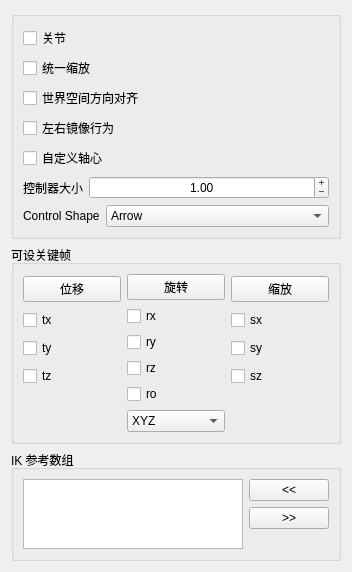
<?xml version="1.0" encoding="UTF-8"?>
<ui version="4.0">
 <class>Form</class>
 <widget class="QWidget" name="Form">
  <property name="geometry">
   <rect>
    <x>0</x>
    <y>0</y>
    <width>352</width>
    <height>505</height>
   </rect>
  </property>
  <property name="windowTitle">
   <string>表单</string>
  </property>
  <layout class="QGridLayout" name="gridLayout">
   <item row="0" column="0">
    <widget class="QGroupBox" name="groupBox">
     <property name="title">
      <string/>
     </property>
     <layout class="QGridLayout" name="gridLayout_2">
      <item row="0" column="0">
       <layout class="QVBoxLayout" name="verticalLayout_4">
        <item>
         <widget class="QCheckBox" name="joint_checkBox">
          <property name="text">
           <string>关节</string>
          </property>
         </widget>
        </item>
        <item>
         <widget class="QCheckBox" name="uniScale_checkBox">
          <property name="text">
           <string>统一缩放</string>
          </property>
         </widget>
        </item>
        <item>
         <widget class="QCheckBox" name="neutralRotation_checkBox">
          <property name="toolTip">
           <string>&lt;html&gt;&lt;head/&gt;&lt;body&gt;&lt;p&gt;如果激活，控制器将与世界空间对齐&lt;/p&gt;&lt;/body&gt;&lt;/html&gt;</string>
          </property>
          <property name="text">
           <string>世界空间方向对齐</string>
          </property>
         </widget>
        </item>
        <item>
         <widget class="QCheckBox" name="mirrorBehaviour_checkBox">
          <property name="toolTip">
           <string>&lt;html&gt;&lt;head/&gt;&lt;body&gt;&lt;p&gt;如果激活，控制器将在左侧和右侧具有对称行为。&lt;/p&gt;&lt;p&gt;&lt;br/&gt;&lt;/p&gt;&lt;p&gt;警告：Maya 2018 和 2018.1 中有一个 bug 会导致行为不正确，因为此选项会取反某个轴。其他 Maya 版本应该正常。&lt;/p&gt;&lt;/body&gt;&lt;/html&gt;</string>
          </property>
          <property name="text">
           <string>左右镜像行为</string>
          </property>
         </widget>
        </item>
        <item>
         <widget class="QCheckBox" name="customPivot_checkBox">
          <property name="text">
           <string>自定义轴心</string>
          </property>
         </widget>
        </item>
        <item>
         <layout class="QHBoxLayout" name="horizontalLayout_3">
          <item>
           <widget class="QLabel" name="ctlSize_label">
            <property name="text">
             <string>控制器大小</string>
            </property>
           </widget>
          </item>
          <item>
           <widget class="QDoubleSpinBox" name="ctlSize_doubleSpinBox">
            <property name="sizePolicy">
             <sizepolicy hsizetype="Expanding" vsizetype="Fixed">
              <horstretch>0</horstretch>
              <verstretch>0</verstretch>
             </sizepolicy>
            </property>
            <property name="wrapping">
             <bool>false</bool>
            </property>
            <property name="alignment">
             <set>Qt::AlignCenter</set>
            </property>
            <property name="buttonSymbols">
             <enum>QAbstractSpinBox::PlusMinus</enum>
            </property>
            <property name="minimum">
             <double>0.010000000000000</double>
            </property>
            <property name="maximum">
             <double>20000.000000000000000</double>
            </property>
            <property name="value">
             <double>1.000000000000000</double>
            </property>
           </widget>
          </item>
         </layout>
        </item>
        <item>
         <layout class="QHBoxLayout" name="horizontalLayout_2">
          <item>
           <widget class="QLabel" name="controlShape_label">
            <property name="text">
             <string notr="true">Control Shape</string>
            </property>
           </widget>
          </item>
          <item>
           <widget class="QComboBox" name="controlShape_comboBox">
            <property name="sizePolicy">
             <sizepolicy hsizetype="Expanding" vsizetype="Fixed">
              <horstretch>0</horstretch>
              <verstretch>0</verstretch>
             </sizepolicy>
            </property>
            <item>
             <property name="text">
              <string>Arrow</string>
             </property>
            </item>
            <item>
             <property name="text">
              <string>圆形</string>
             </property>
            </item>
            <item>
             <property name="text">
              <string>Compas</string>
             </property>
            </item>
            <item>
             <property name="text">
              <string>Cross</string>
             </property>
            </item>
            <item>
             <property name="text">
              <string>Crossarrow</string>
             </property>
            </item>
            <item>
             <property name="text">
              <string>立方体</string>
             </property>
            </item>
            <item>
             <property name="text">
              <string>Cubewithpeak</string>
             </property>
            </item>
            <item>
             <property name="text">
              <string>Cylinder</string>
             </property>
            </item>
            <item>
             <property name="text">
              <string>Diamond</string>
             </property>
            </item>
            <item>
             <property name="text">
              <string>Flower</string>
             </property>
            </item>
            <item>
             <property name="text">
              <string>Null</string>
             </property>
            </item>
            <item>
             <property name="text">
              <string>Pyramid</string>
             </property>
            </item>
            <item>
             <property name="text">
              <string>球体</string>
             </property>
            </item>
            <item>
             <property name="text">
              <string>方形</string>
             </property>
            </item>
           </widget>
          </item>
         </layout>
        </item>
       </layout>
      </item>
     </layout>
    </widget>
   </item>
   <item row="1" column="0">
    <widget class="QGroupBox" name="keyable_groupBox">
     <property name="title">
      <string>可设关键帧</string>
     </property>
     <layout class="QGridLayout" name="gridLayout_4">
      <item row="0" column="0">
       <layout class="QHBoxLayout" name="horizontalLayout">
        <item>
         <layout class="QVBoxLayout" name="verticalLayout">
          <property name="sizeConstraint">
           <enum>QLayout::SetMinimumSize</enum>
          </property>
          <item>
           <widget class="QPushButton" name="translate_pushButton">
            <property name="text">
             <string>位移</string>
            </property>
           </widget>
          </item>
          <item>
           <widget class="QCheckBox" name="tx_checkBox">
            <property name="text">
             <string>tx</string>
            </property>
           </widget>
          </item>
          <item>
           <widget class="QCheckBox" name="ty_checkBox">
            <property name="text">
             <string>ty</string>
            </property>
           </widget>
          </item>
          <item>
           <widget class="QCheckBox" name="tz_checkBox">
            <property name="text">
             <string>tz</string>
            </property>
           </widget>
          </item>
          <item>
           <spacer name="verticalSpacer_2">
            <property name="orientation">
             <enum>Qt::Vertical</enum>
            </property>
            <property name="sizeType">
             <enum>QSizePolicy::Minimum</enum>
            </property>
            <property name="sizeHint" stdset="0">
             <size>
              <width>20</width>
              <height>40</height>
             </size>
            </property>
           </spacer>
          </item>
         </layout>
        </item>
        <item>
         <layout class="QVBoxLayout" name="verticalLayout_2">
          <property name="sizeConstraint">
           <enum>QLayout::SetMinimumSize</enum>
          </property>
          <item>
           <widget class="QPushButton" name="rotate_pushButton">
            <property name="text">
             <string>旋转</string>
            </property>
           </widget>
          </item>
          <item>
           <widget class="QCheckBox" name="rx_checkBox">
            <property name="text">
             <string>rx</string>
            </property>
           </widget>
          </item>
          <item>
           <widget class="QCheckBox" name="ry_checkBox">
            <property name="text">
             <string>ry</string>
            </property>
           </widget>
          </item>
          <item>
           <widget class="QCheckBox" name="rz_checkBox">
            <property name="text">
             <string>rz</string>
            </property>
           </widget>
          </item>
          <item>
           <widget class="QCheckBox" name="ro_checkBox">
            <property name="text">
             <string>ro</string>
            </property>
           </widget>
          </item>
          <item>
           <widget class="QComboBox" name="ro_comboBox">
            <item>
             <property name="text">
              <string>XYZ</string>
             </property>
            </item>
            <item>
             <property name="text">
              <string>YZX</string>
             </property>
            </item>
            <item>
             <property name="text">
              <string>ZXY</string>
             </property>
            </item>
            <item>
             <property name="text">
              <string>XZY</string>
             </property>
            </item>
            <item>
             <property name="text">
              <string>YXZ</string>
             </property>
            </item>
            <item>
             <property name="text">
              <string>ZYX</string>
             </property>
            </item>
           </widget>
          </item>
         </layout>
        </item>
        <item>
         <layout class="QVBoxLayout" name="verticalLayout_3">
          <item>
           <widget class="QPushButton" name="scale_pushButton">
            <property name="text">
             <string>缩放</string>
            </property>
           </widget>
          </item>
          <item>
           <widget class="QCheckBox" name="sx_checkBox">
            <property name="text">
             <string>sx</string>
            </property>
           </widget>
          </item>
          <item>
           <widget class="QCheckBox" name="sy_checkBox">
            <property name="text">
             <string>sy</string>
            </property>
           </widget>
          </item>
          <item>
           <widget class="QCheckBox" name="sz_checkBox">
            <property name="text">
             <string>sz</string>
            </property>
           </widget>
          </item>
          <item>
           <spacer name="verticalSpacer">
            <property name="orientation">
             <enum>Qt::Vertical</enum>
            </property>
            <property name="sizeType">
             <enum>QSizePolicy::Minimum</enum>
            </property>
            <property name="sizeHint" stdset="0">
             <size>
              <width>20</width>
              <height>40</height>
             </size>
            </property>
           </spacer>
          </item>
         </layout>
        </item>
       </layout>
      </item>
     </layout>
    </widget>
   </item>
   <item row="2" column="0">
    <widget class="QGroupBox" name="ikRefArray_groupBox">
     <property name="title">
      <string>IK 参考数组</string>
     </property>
     <layout class="QGridLayout" name="gridLayout_3">
      <item row="0" column="0">
       <layout class="QHBoxLayout" name="ikRefArray_horizontalLayout">
        <item>
         <layout class="QVBoxLayout" name="ikRefArray_verticalLayout_1">
          <item>
           <widget class="QListWidget" name="ikRefArray_listWidget">
            <property name="dragDropOverwriteMode">
             <bool>true</bool>
            </property>
            <property name="dragDropMode">
             <enum>QAbstractItemView::InternalMove</enum>
            </property>
            <property name="defaultDropAction">
             <enum>Qt::MoveAction</enum>
            </property>
            <property name="alternatingRowColors">
             <bool>true</bool>
            </property>
            <property name="selectionMode">
             <enum>QAbstractItemView::ExtendedSelection</enum>
            </property>
            <property name="selectionRectVisible">
             <bool>false</bool>
            </property>
           </widget>
          </item>
         </layout>
        </item>
        <item>
         <layout class="QVBoxLayout" name="ikRefArray_verticalLayout_2">
          <item>
           <widget class="QPushButton" name="ikRefArrayAdd_pushButton">
            <property name="text">
             <string>&lt;&lt;</string>
            </property>
           </widget>
          </item>
          <item>
           <widget class="QPushButton" name="ikRefArrayRemove_pushButton">
            <property name="text">
             <string>&gt;&gt;</string>
            </property>
           </widget>
          </item>
          <item>
           <spacer name="ikRefArray_verticalSpacer">
            <property name="orientation">
             <enum>Qt::Vertical</enum>
            </property>
            <property name="sizeHint" stdset="0">
             <size>
              <width>20</width>
              <height>40</height>
             </size>
            </property>
           </spacer>
          </item>
         </layout>
        </item>
       </layout>
      </item>
     </layout>
    </widget>
   </item>
  </layout>
 </widget>
 <resources/>
 <connections>
  <connection>
   <sender>translate_pushButton</sender>
   <signal>clicked()</signal>
   <receiver>tx_checkBox</receiver>
   <slot>toggle()</slot>
   <hints>
    <hint type="sourcelabel">
     <x>120</x>
     <y>210</y>
    </hint>
    <hint type="destinationlabel">
     <x>31</x>
     <y>232</y>
    </hint>
   </hints>
  </connection>
  <connection>
   <sender>translate_pushButton</sender>
   <signal>clicked()</signal>
   <receiver>ty_checkBox</receiver>
   <slot>toggle()</slot>
   <hints>
    <hint type="sourcelabel">
     <x>139</x>
     <y>212</y>
    </hint>
    <hint type="destinationlabel">
     <x>68</x>
     <y>258</y>
    </hint>
   </hints>
  </connection>
  <connection>
   <sender>translate_pushButton</sender>
   <signal>clicked()</signal>
   <receiver>tz_checkBox</receiver>
   <slot>toggle()</slot>
   <hints>
    <hint type="sourcelabel">
     <x>176</x>
     <y>212</y>
    </hint>
    <hint type="destinationlabel">
     <x>168</x>
     <y>278</y>
    </hint>
   </hints>
  </connection>
  <connection>
   <sender>rotate_pushButton</sender>
   <signal>clicked()</signal>
   <receiver>rx_checkBox</receiver>
   <slot>toggle()</slot>
   <hints>
    <hint type="sourcelabel">
     <x>338</x>
     <y>208</y>
    </hint>
    <hint type="destinationlabel">
     <x>338</x>
     <y>234</y>
    </hint>
   </hints>
  </connection>
  <connection>
   <sender>rotate_pushButton</sender>
   <signal>clicked()</signal>
   <receiver>ry_checkBox</receiver>
   <slot>toggle()</slot>
   <hints>
    <hint type="sourcelabel">
     <x>367</x>
     <y>212</y>
    </hint>
    <hint type="destinationlabel">
     <x>367</x>
     <y>261</y>
    </hint>
   </hints>
  </connection>
  <connection>
   <sender>rotate_pushButton</sender>
   <signal>clicked()</signal>
   <receiver>rz_checkBox</receiver>
   <slot>toggle()</slot>
   <hints>
    <hint type="sourcelabel">
     <x>401</x>
     <y>207</y>
    </hint>
    <hint type="destinationlabel">
     <x>397</x>
     <y>275</y>
    </hint>
   </hints>
  </connection>
  <connection>
   <sender>rotate_pushButton</sender>
   <signal>clicked()</signal>
   <receiver>ro_checkBox</receiver>
   <slot>toggle()</slot>
   <hints>
    <hint type="sourcelabel">
     <x>430</x>
     <y>213</y>
    </hint>
    <hint type="destinationlabel">
     <x>419</x>
     <y>302</y>
    </hint>
   </hints>
  </connection>
  <connection>
   <sender>scale_pushButton</sender>
   <signal>clicked()</signal>
   <receiver>sx_checkBox</receiver>
   <slot>toggle()</slot>
   <hints>
    <hint type="sourcelabel">
     <x>533</x>
     <y>209</y>
    </hint>
    <hint type="destinationlabel">
     <x>532</x>
     <y>234</y>
    </hint>
   </hints>
  </connection>
  <connection>
   <sender>scale_pushButton</sender>
   <signal>clicked()</signal>
   <receiver>sy_checkBox</receiver>
   <slot>toggle()</slot>
   <hints>
    <hint type="sourcelabel">
     <x>563</x>
     <y>211</y>
    </hint>
    <hint type="destinationlabel">
     <x>558</x>
     <y>261</y>
    </hint>
   </hints>
  </connection>
  <connection>
   <sender>scale_pushButton</sender>
   <signal>clicked()</signal>
   <receiver>sz_checkBox</receiver>
   <slot>toggle()</slot>
   <hints>
    <hint type="sourcelabel">
     <x>593</x>
     <y>218</y>
    </hint>
    <hint type="destinationlabel">
     <x>587</x>
     <y>277</y>
    </hint>
   </hints>
  </connection>
 </connections>
</ui>
